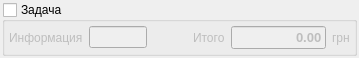
<?xml version="1.0" encoding="UTF-8"?>
<ui version="4.0">
 <class>InfoTask</class>
 <widget class="QWidget" name="InfoTask">
  <property name="geometry">
   <rect>
    <x>0</x>
    <y>0</y>
    <width>359</width>
    <height>53</height>
   </rect>
  </property>
  <property name="windowTitle">
   <string>Form</string>
  </property>
  <layout class="QVBoxLayout" name="verticalLayout_2">
   <property name="margin">
    <number>2</number>
   </property>
   <item>
    <widget class="QGroupBox" name="checkGroup">
     <property name="title">
      <string>Задача</string>
     </property>
     <property name="flat">
      <bool>false</bool>
     </property>
     <property name="checkable">
      <bool>true</bool>
     </property>
     <property name="checked">
      <bool>false</bool>
     </property>
     <layout class="QVBoxLayout" name="verticalLayout">
      <property name="margin">
       <number>4</number>
      </property>
      <item>
       <layout class="QHBoxLayout" name="horizontalLayout">
        <item>
         <widget class="QLabel" name="name">
          <property name="text">
           <string>Информация</string>
          </property>
         </widget>
        </item>
        <item>
         <widget class="QLineEdit" name="info">
          <property name="sizePolicy">
           <sizepolicy hsizetype="Expanding" vsizetype="Fixed">
            <horstretch>2</horstretch>
            <verstretch>0</verstretch>
           </sizepolicy>
          </property>
         </widget>
        </item>
        <item>
         <spacer name="horizontalSpacer">
          <property name="orientation">
           <enum>Qt::Horizontal</enum>
          </property>
          <property name="sizeHint" stdset="0">
           <size>
            <width>40</width>
            <height>20</height>
           </size>
          </property>
         </spacer>
        </item>
        <item>
         <widget class="QFrame" name="totalFrame">
          <property name="frameShape">
           <enum>QFrame::NoFrame</enum>
          </property>
          <property name="frameShadow">
           <enum>QFrame::Raised</enum>
          </property>
          <layout class="QHBoxLayout" name="horizontalLayout_2">
           <property name="margin">
            <number>0</number>
           </property>
           <item>
            <widget class="QLabel" name="label_15">
             <property name="styleSheet">
              <string notr="true">background: transparent</string>
             </property>
             <property name="text">
              <string>Итого</string>
             </property>
            </widget>
           </item>
           <item>
            <widget class="MoneyEdit" name="totalInput">
             <property name="minimumSize">
              <size>
               <width>95</width>
               <height>0</height>
              </size>
             </property>
             <property name="maximumSize">
              <size>
               <width>95</width>
               <height>16777215</height>
              </size>
             </property>
             <property name="font">
              <font>
               <pointsize>10</pointsize>
               <weight>75</weight>
               <bold>true</bold>
              </font>
             </property>
             <property name="text">
              <string>0.00</string>
             </property>
             <property name="alignment">
              <set>Qt::AlignRight|Qt::AlignTrailing|Qt::AlignVCenter</set>
             </property>
            </widget>
           </item>
           <item>
            <widget class="QLabel" name="label_16">
             <property name="styleSheet">
              <string notr="true">background: transparent</string>
             </property>
             <property name="text">
              <string>грн</string>
             </property>
            </widget>
           </item>
          </layout>
         </widget>
        </item>
       </layout>
      </item>
     </layout>
    </widget>
   </item>
  </layout>
 </widget>
 <customwidgets>
  <customwidget>
   <class>MoneyEdit</class>
   <extends>QLineEdit</extends>
   <header>utility/moneyedit.h</header>
  </customwidget>
 </customwidgets>
 <resources/>
 <connections/>
</ui>
